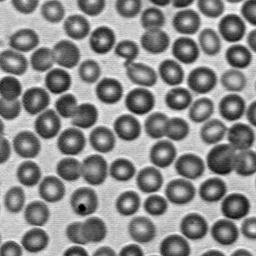
%> input picture img_cells.jpg, 256 x 256 px
$ octave questao3.m   (GNU Octave 9; MATLAB toolbox functions it lacks are replaced by stand-ins)
%> lines starting %> are read from the running program, lines starting %| are printed output that depends on the picture; in (x1, y1, x2, y2) boxes, pixels count from 0 and x2, y2 are one past the last pixel; in counts of white or black regions, pixels touching at a corner belong together; the program's own positions count from 1
clc
clear all
close all

% aquisição
cell = imread('img_cells.jpg');
%> cell is the input picture: size 256x256x3 uint8; min 0, max 255, mean 138.6
cell = rgb2gray(cell);
%> cell: size 256x256 uint8
cell = adapthisteq(cell);
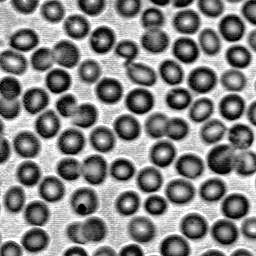
%> cell: size 256x256 uint8; min 0, max 255, mean 134.4
figure; imshow(cell);

% binarização
SE = strel('square',12);
closed_cell = imclose(cell,SE);
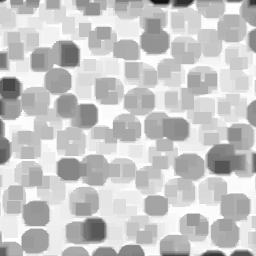
%> closed_cell: size 256x256 uint8; min 20, max 255, mean 198.4
bottomhat_cell = closed_cell - cell;
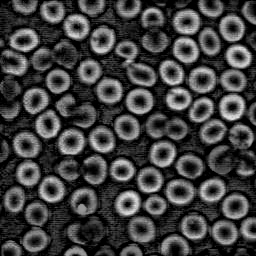
%> bottomhat_cell: size 256x256 uint8; min 0, max 229, mean 64.1

bw_cell = im2bw(bottomhat_cell,graythresh(bottomhat_cell));
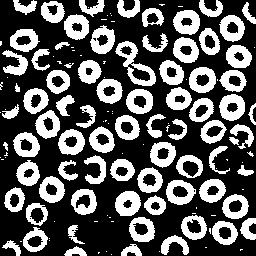
%> bw_cell: size 256x256 logical; 35.5% white; 136 white regions (60 under 20 px), largest, box (x1, y1, x2, y2) and area: (115, 41, 156, 86) 619, (219, 94, 245, 121) 475, (173, 10, 200, 35) 472
figure; imshow(bw_cell);
bw2_cell = imfill(bw_cell,'holes');
%> bw2_cell: size 256x256 logical; 42.5% white; 136 white regions (60 under 20 px), largest, box (x1, y1, x2, y2) and area: (115, 41, 156, 86) 856, (166, 180, 196, 205) 573, (189, 67, 216, 93) 570
bw3_cell = bwareaopen(bw2_cell,20);

for u=1:256
    for v=1:256
        if bw3_cell(u,v) == 1
            bw3_cell(u,v) = 0;
        else
            bw3_cell(u,v) = 1;
        end
    end
end
figure; imshow(bw3_cell);

% watershed
mask_em = imextendedmax(bottomhat_cell,30);
%> mask_em: size 256x256 logical; 11% white in thin lines or dots
mask_em = imclose(mask_em,ones(5,5));
%> mask_em: size 256x256 logical; 12.8% white; 202 white regions (58 under 20 px), largest, box (x1, y1, x2, y2) and area: (103, 109, 138, 140) 283, (47, 71, 69, 93) 207, (101, 188, 117, 216) 195
mask_em = imfill(mask_em,'holes');
%> mask_em: size 256x256 logical; 13.1% white; 202 white regions (58 under 20 px), largest, box (x1, y1, x2, y2) and area: (47, 71, 69, 93) 379, (103, 109, 138, 140) 283, (101, 188, 117, 216) 195
mask_em = bwareaopen(mask_em,20);

cell_c = imcomplement(cell);
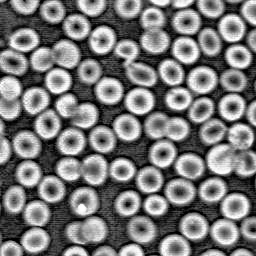
%> cell_c: size 256x256 uint8; min 0, max 255, mean 120.6

cell_mod = imimposemin(cell_c, ~bw3_cell | mask_em);
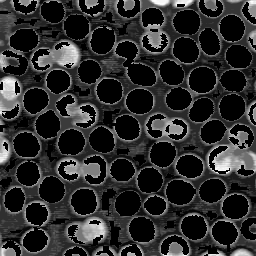
%> cell_mod: size 256x256 uint8; min 0, max 255, mean 43.6
water_cell = watershed(cell_mod);
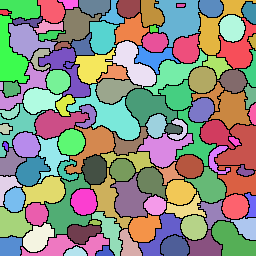
%> water_cell: size 256x256 uint8; 120 distinct labels, from 0 to 119; one colour per label, 0 black
figure; imshow(water_cell);
